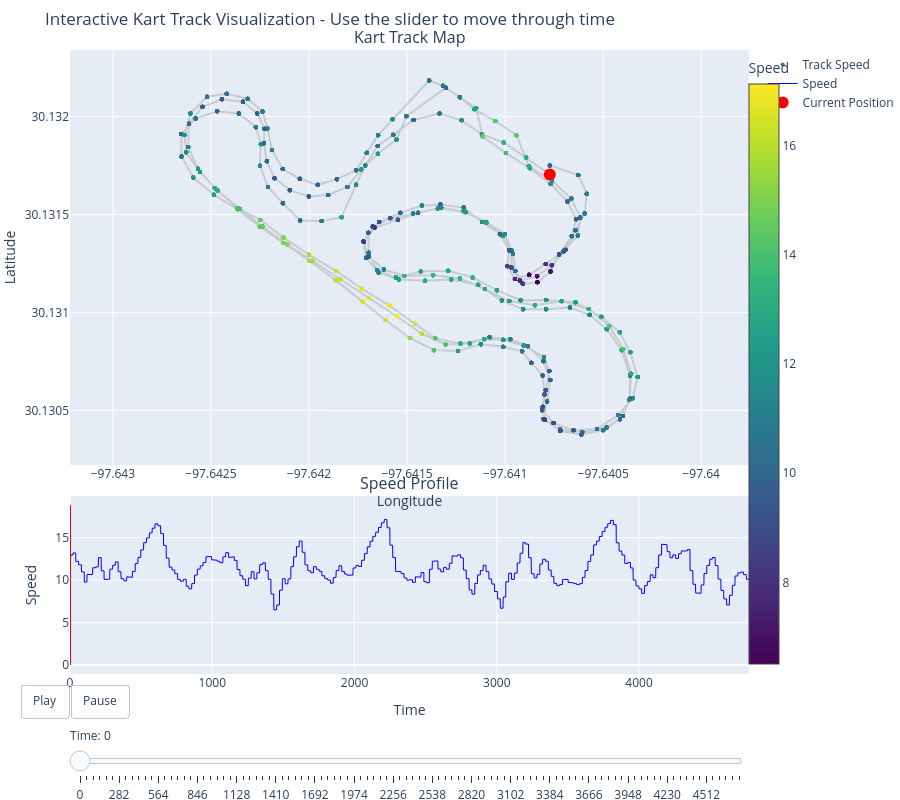

Notebook code cell kept with this figure:
### Code cell
import polars as pl
import numpy as np
import plotly.graph_objects as go
from plotly.subplots import make_subplots
import pandas as pd

def create_interactive_track_visualization_plotly(race_df):
    """
    Create an interactive visualization of the kart track with a time slider using Plotly.
    
    Args:
        race_df: Polars DataFrame containing the race data
    """
    # Extract coordinates and speed
    lat = race_df['locationLatitude'].to_numpy()
    lon = race_df['locationLongitude'].to_numpy()
    speed = race_df['locationSpeed'].to_numpy()
    
    # Convert to float if needed
    if lat.dtype == 'object':
        lat = np.array([float(x) if x is not None and x != '' else 0.0 for x in lat])
    if lon.dtype == 'object':
        lon = np.array([float(x) if x is not None and x != '' else 0.0 for x in lon])
    if speed.dtype == 'object':
        speed = np.array([float(s) if s is not None and s != '' else 0.0 for s in speed])
    
    # Get G-force data if available
    has_accel = ('accelerometerAccelerationX' in race_df.columns and 
                'accelerometerAccelerationY' in race_df.columns)
    
    if has_accel:
        accel_x = race_df['accelerometerAccelerationX'].to_numpy()
        accel_y = race_df['accelerometerAccelerationY'].to_numpy()
        
        # Convert to float if needed
        if accel_x.dtype == 'object':
            accel_x = np.array([float(a) if a is not None and a != '' else 0.0 for a in accel_x])
        if accel_y.dtype == 'object':
            accel_y = np.array([float(a) if a is not None and a != '' else 0.0 for a in accel_y])
            
        # Calculate total G-force
        total_g = np.sqrt(accel_x**2 + accel_y**2)
    else:
        total_g = np.zeros_like(speed)
    
    # Create a DataFrame for Plotly
    time_points = np.arange(len(lat))
    df = pd.DataFrame({
        'time': time_points,
        'lat': lat,
        'lon': lon,
        'speed': speed,
        'g_force': total_g
    })
    
    # Create figure with subplots
    fig = make_subplots(
        rows=2, cols=1,
        row_heights=[0.7, 0.3],
        specs=[[{"type": "scatter"}],  # Changed from scattermapbox to regular scatter
               [{"type": "scatter"}]],
        vertical_spacing=0.05,
        subplot_titles=("Kart Track Map", "Speed Profile")
    )
    
    # Add the full track
    fig.add_trace(
        go.Scatter(
            x=lon,
            y=lat,
            mode='lines',
            line=dict(width=2, color='gray'),
            opacity=0.3,
            name='Full Track',
            showlegend=False
        ),
        row=1, col=1
    )
    
    # Add colored track based on speed
    fig.add_trace(
        go.Scatter(
            x=lon,
            y=lat,
            mode='markers',
            marker=dict(
                size=4,
                color=speed,
                colorscale='Viridis',
                colorbar=dict(
                    title="Speed",
                    x=1.0,
                    xpad=0
                ),
                showscale=True
            ),
            name='Track Speed'
        ),
        row=1, col=1
    )
    
    # Add speed profile in the second subplot
    fig.add_trace(
        go.Scatter(
            x=time_points,
            y=speed,
            mode='lines',
            name='Speed',
            line=dict(color='blue', width=1)
        ),
        row=2, col=1
    )
    
    # Add a trace for the current position that will be updated by the slider
    fig.add_trace(
        go.Scatter(
            x=[lon[0]],
            y=[lat[0]],
            mode='markers',
            marker=dict(size=12, color='red'),
            name='Current Position',
            hoverinfo='text',
            hovertext=f'Speed: {speed[0]:.1f}, G-Force: {total_g[0]:.2f}G'
        ),
        row=1, col=1
    )
    
    # Add a trace for the history path (recent positions)
    fig.add_trace(
        go.Scatter(
            x=[],
            y=[],
            mode='lines',
            line=dict(width=4, color='yellow'),
            name='Recent Path',
            showlegend=False
        ),
        row=1, col=1
    )
    
    # Add a vertical line indicator in the speed profile
    fig.add_trace(
        go.Scatter(
            x=[0, 0],
            y=[0, max(speed) * 1.1],
            mode='lines',
            line=dict(color='red', width=2),
            name='Current Time',
            showlegend=False
        ),
        row=2, col=1
    )
    
    # Calculate proper axis ranges with some padding
    lon_padding = (max(lon) - min(lon)) * 0.05
    lat_padding = (max(lat) - min(lat)) * 0.05
    
    # Update layout for better visualization
    fig.update_layout(
        height=800,
        margin={"r":0, "t":50, "l":0, "b":30}
    )
    
    # Update the track map axes
    fig.update_xaxes(
        title_text="Longitude",
        range=[min(lon) - lon_padding, max(lon) + lon_padding],
        scaleanchor="y",  # This ensures the aspect ratio is equal
        scaleratio=1,     # 1:1 aspect ratio
        row=1, col=1
    )
    
    fig.update_yaxes(
        title_text="Latitude",
        range=[min(lat) - lat_padding, max(lat) + lat_padding],
        row=1, col=1
    )
    
    # Update speed profile axes
    fig.update_yaxes(title_text="Speed", row=2, col=1)
    fig.update_xaxes(title_text="Time", row=2, col=1)
    
    # Set up slider for time control
    history_length = 50  # Number of points in history trail
    
    steps = []
    slider_step_size = max(1, len(time_points) // 100)  # Create ~100 slider steps
    
    for i in range(0, len(time_points), slider_step_size):
        # Calculate history indices
        start_idx = max(0, i - history_length)
        
        step = dict(
            method="update",
            args=[
                # Update data for traces
                {
                    # Trace 3: Current position marker
                    "x": [[lon[i]]],
                    "y": [[lat[i]]],
                    "hovertext": [[f'Speed: {speed[i]:.1f}, G-Force: {total_g[i]:.2f}G']],
                    
                    # Trace 4: History trail
                    "x": [[lon[start_idx:i+1]]],
                    "y": [[lat[start_idx:i+1]]],
                    
                    # Trace 5: Vertical time indicator
                    "x": [[i, i]],
                },
                [3, 4, 5]  # Update traces at indices 3, 4, 5
            ],
            label=f"{i}"
        )
        steps.append(step)
    
    sliders = [dict(
        active=0,
        currentvalue={"prefix": "Time: "},
        pad={"t": 50},
        steps=steps
    )]
    
    fig.update_layout(sliders=sliders)
    
    # Set title with instructions
    fig.update_layout(
        title="Interactive Kart Track Visualization - Use the slider to move through time"
    )
    
    # Add play button
    fig.update_layout(
        updatemenus=[
            dict(
                type="buttons",
                showactive=False,
                buttons=[
                    dict(
                        label="Play",
                        method="animate",
                        args=[None, {"frame": {"duration": 50, "redraw": True}, 
                                     "fromcurrent": True,
                                     "transition": {"duration": 0}}]
                    ),
                    dict(
                        label="Pause",
                        method="animate",
                        args=[[None], {"frame": {"duration": 0, "redraw": False}, 
                                      "mode": "immediate",
                                      "transition": {"duration": 0}}]
                    )
                ],
                direction="left",
                pad={"r": 10, "t": 10},
                x=0.1,
                y=0
            )
        ]
    )
    
    # Create frames for animation
    frames = []
    for i in range(0, len(time_points), slider_step_size):
        start_idx = max(0, i - history_length)
        
        frame = dict(
            data=[
                # These are empty placeholders for traces that don't change
                {}, {}, {},
                # Current position marker
                {
                    "x": [lon[i]],
                    "y": [lat[i]],
                    "hovertext": f'Speed: {speed[i]:.1f}, G-Force: {total_g[i]:.2f}G'
                },
                # History trail
                {
                    "x": lon[start_idx:i+1],
                    "y": lat[start_idx:i+1]
                },
                # Vertical time indicator
                {
                    "x": [i, i]
                }
            ],
            name=str(i)
        )
        frames.append(frame)
    
    fig.frames = frames
    
    # Show the figure
    fig.show()

# Call the function with your race data
create_interactive_track_visualization_plotly(filtered_df)
